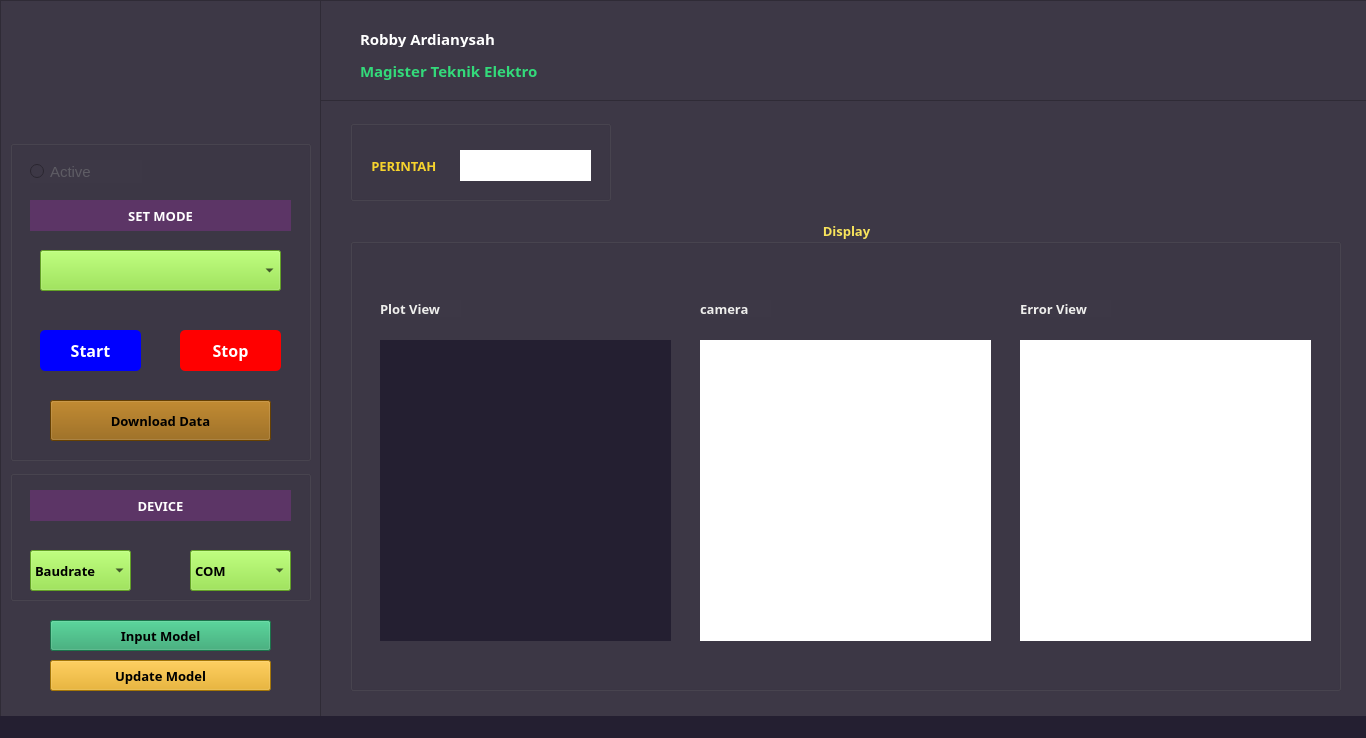
<?xml version="1.0" encoding="UTF-8"?>
<ui version="4.0">
 <class>MainWindow</class>
 <widget class="QMainWindow" name="MainWindow">
  <property name="geometry">
   <rect>
    <x>0</x>
    <y>0</y>
    <width>1366</width>
    <height>738</height>
   </rect>
  </property>
  <property name="minimumSize">
   <size>
    <width>0</width>
    <height>0</height>
   </size>
  </property>
  <property name="maximumSize">
   <size>
    <width>16777215</width>
    <height>16777215</height>
   </size>
  </property>
  <property name="windowTitle">
   <string>MainWindow</string>
  </property>
  <property name="styleSheet">
   <string notr="true">background-color: rgb(36, 31, 49);</string>
  </property>
  <widget class="QWidget" name="centralwidget">
   <widget class="QFrame" name="frame">
    <property name="geometry">
     <rect>
      <x>0</x>
      <y>0</y>
      <width>321</width>
      <height>751</height>
     </rect>
    </property>
    <property name="maximumSize">
     <size>
      <width>1366</width>
      <height>768</height>
     </size>
    </property>
    <property name="styleSheet">
     <string notr="true">background-color: rgb(61, 56, 70);</string>
    </property>
    <property name="frameShape">
     <enum>QFrame::StyledPanel</enum>
    </property>
    <property name="frameShadow">
     <enum>QFrame::Sunken</enum>
    </property>
    <widget class="QLabel" name="label">
     <property name="geometry">
      <rect>
       <x>140</x>
       <y>30</y>
       <width>101</width>
       <height>91</height>
      </rect>
     </property>
     <property name="text">
      <string/>
     </property>
     <property name="pixmap">
      <pixmap>logo/logo_blu.png</pixmap>
     </property>
     <property name="scaledContents">
      <bool>true</bool>
     </property>
    </widget>
    <widget class="QLabel" name="label_2">
     <property name="geometry">
      <rect>
       <x>20</x>
       <y>20</y>
       <width>111</width>
       <height>101</height>
      </rect>
     </property>
     <property name="text">
      <string/>
     </property>
     <property name="pixmap">
      <pixmap>logo/logo_unej.png</pixmap>
     </property>
     <property name="scaledContents">
      <bool>true</bool>
     </property>
    </widget>
    <widget class="QPushButton" name="pb_input_model">
     <property name="geometry">
      <rect>
       <x>50</x>
       <y>620</y>
       <width>221</width>
       <height>31</height>
      </rect>
     </property>
     <property name="font">
      <font>
       <family>Poppins</family>
       <pointsize>10</pointsize>
       <weight>75</weight>
       <bold>true</bold>
      </font>
     </property>
     <property name="styleSheet">
      <string notr="true">background-color: rgb(38, 162, 105);</string>
     </property>
     <property name="text">
      <string>Input Model</string>
     </property>
    </widget>
    <widget class="QGroupBox" name="groupBox">
     <property name="geometry">
      <rect>
       <x>10</x>
       <y>140</y>
       <width>301</width>
       <height>321</height>
      </rect>
     </property>
     <property name="font">
      <font>
       <kerning>false</kerning>
      </font>
     </property>
     <property name="title">
      <string/>
     </property>
     <widget class="QWidget" name="horizontalWidget" native="true">
      <property name="geometry">
       <rect>
        <x>20</x>
        <y>60</y>
        <width>261</width>
        <height>31</height>
       </rect>
      </property>
      <property name="font">
       <font>
        <family>Poppins</family>
        <pointsize>8</pointsize>
        <weight>75</weight>
        <bold>true</bold>
       </font>
      </property>
      <property name="styleSheet">
       <string notr="true">background-color: rgb(92, 53, 102);
color : white;</string>
      </property>
      <layout class="QHBoxLayout" name="horizontalLayout_3">
       <item>
        <widget class="QLabel" name="label_18">
         <property name="font">
          <font>
           <family>Poppins</family>
           <pointsize>10</pointsize>
           <weight>75</weight>
           <bold>true</bold>
          </font>
         </property>
         <property name="styleSheet">
          <string notr="true"/>
         </property>
         <property name="text">
          <string>SET MODE</string>
         </property>
         <property name="alignment">
          <set>Qt::AlignCenter</set>
         </property>
        </widget>
       </item>
      </layout>
     </widget>
     <widget class="QPushButton" name="pb_start_mode">
      <property name="geometry">
       <rect>
        <x>30</x>
        <y>190</y>
        <width>101</width>
        <height>41</height>
       </rect>
      </property>
      <property name="font">
       <font>
        <family>Poppins</family>
        <pointsize>-1</pointsize>
        <weight>75</weight>
        <bold>true</bold>
       </font>
      </property>
      <property name="styleSheet">
       <string notr="true">QPushButton:enabled {
    background-color: blue;
    color: white;
    font-size: 16px;
	border-radius: 5px;
	padding: 10px;
}

QPushButton:disabled {
    background-color: gray;
    color: rgb(94, 92, 100);
    font-size: 16px;
	border-radius: 5px;
	padding: 10px;
}</string>
      </property>
      <property name="text">
       <string>Start</string>
      </property>
     </widget>
     <widget class="QPushButton" name="pb_stop_mode">
      <property name="geometry">
       <rect>
        <x>170</x>
        <y>190</y>
        <width>101</width>
        <height>41</height>
       </rect>
      </property>
      <property name="font">
       <font>
        <family>Poppins</family>
        <pointsize>-1</pointsize>
        <weight>75</weight>
        <bold>true</bold>
       </font>
      </property>
      <property name="styleSheet">
       <string notr="true">QPushButton:enabled {
    background-color: red;
    color: white;
    font-size: 16px;
	border-radius: 5px;
	padding: 10px;
}

QPushButton:disabled {
    background-color: gray;
    color: rgb(94, 92, 100);
    font-size: 16px;
	border-radius: 5px;
	padding: 10px;
}</string>
      </property>
      <property name="text">
       <string>Stop</string>
      </property>
     </widget>
     <widget class="QRadioButton" name="radioButton_active">
      <property name="geometry">
       <rect>
        <x>20</x>
        <y>20</y>
        <width>112</width>
        <height>23</height>
       </rect>
      </property>
      <property name="font">
       <font>
        <pointsize>11</pointsize>
       </font>
      </property>
      <property name="styleSheet">
       <string notr="true">
QRadioButton{
   color: rgb(51, 218, 122);
}

QRadioButton:unchecked {
   color: rgb(94, 92, 100);
}

QRadioButton:checked {
   color: rgb(51, 218, 122);
}</string>
      </property>
      <property name="text">
       <string>Active</string>
      </property>
      <property name="checkable">
       <bool>true</bool>
      </property>
      <property name="checked">
       <bool>false</bool>
      </property>
     </widget>
     <widget class="QComboBox" name="choose_mode">
      <property name="geometry">
       <rect>
        <x>30</x>
        <y>110</y>
        <width>241</width>
        <height>41</height>
       </rect>
      </property>
      <property name="styleSheet">
       <string notr="true">background-color: rgb(138, 226, 52);</string>
      </property>
     </widget>
     <widget class="QPushButton" name="pb_input_model_2">
      <property name="geometry">
       <rect>
        <x>40</x>
        <y>260</y>
        <width>221</width>
        <height>41</height>
       </rect>
      </property>
      <property name="font">
       <font>
        <family>Poppins</family>
        <pointsize>10</pointsize>
        <weight>75</weight>
        <bold>true</bold>
       </font>
      </property>
      <property name="styleSheet">
       <string notr="true">background-color: rgb(143, 89, 2);</string>
      </property>
      <property name="text">
       <string>Download Data</string>
      </property>
     </widget>
    </widget>
    <widget class="QGroupBox" name="groupBox_4">
     <property name="geometry">
      <rect>
       <x>10</x>
       <y>470</y>
       <width>301</width>
       <height>131</height>
      </rect>
     </property>
     <property name="title">
      <string/>
     </property>
     <widget class="QComboBox" name="choose_baudrate">
      <property name="geometry">
       <rect>
        <x>20</x>
        <y>80</y>
        <width>101</width>
        <height>41</height>
       </rect>
      </property>
      <property name="font">
       <font>
        <family>Poppins</family>
        <pointsize>10</pointsize>
        <weight>75</weight>
        <bold>true</bold>
       </font>
      </property>
      <property name="styleSheet">
       <string notr="true">background-color: rgb(138, 226, 52);</string>
      </property>
      <item>
       <property name="text">
        <string>Baudrate</string>
       </property>
      </item>
      <item>
       <property name="text">
        <string>9600</string>
       </property>
      </item>
      <item>
       <property name="text">
        <string>115200</string>
       </property>
      </item>
     </widget>
     <widget class="QComboBox" name="choose_com">
      <property name="geometry">
       <rect>
        <x>180</x>
        <y>80</y>
        <width>101</width>
        <height>41</height>
       </rect>
      </property>
      <property name="font">
       <font>
        <family>Poppins</family>
        <pointsize>10</pointsize>
        <weight>75</weight>
        <bold>true</bold>
       </font>
      </property>
      <property name="styleSheet">
       <string notr="true">background-color: rgb(138, 226, 52);</string>
      </property>
      <item>
       <property name="text">
        <string>COM</string>
       </property>
      </item>
     </widget>
     <widget class="QWidget" name="horizontalWidget_2" native="true">
      <property name="geometry">
       <rect>
        <x>20</x>
        <y>20</y>
        <width>261</width>
        <height>31</height>
       </rect>
      </property>
      <property name="styleSheet">
       <string notr="true">background-color: rgb(92, 53, 102);
color : white;</string>
      </property>
      <layout class="QHBoxLayout" name="horizontalLayout_4">
       <item>
        <widget class="QLabel" name="label_19">
         <property name="font">
          <font>
           <family>Poppins</family>
           <pointsize>10</pointsize>
           <weight>75</weight>
           <bold>true</bold>
          </font>
         </property>
         <property name="styleSheet">
          <string notr="true"/>
         </property>
         <property name="text">
          <string>DEVICE</string>
         </property>
         <property name="alignment">
          <set>Qt::AlignCenter</set>
         </property>
        </widget>
       </item>
      </layout>
     </widget>
    </widget>
    <widget class="QPushButton" name="pb_input_model_3">
     <property name="geometry">
      <rect>
       <x>50</x>
       <y>660</y>
       <width>221</width>
       <height>31</height>
      </rect>
     </property>
     <property name="font">
      <font>
       <family>Poppins</family>
       <pointsize>10</pointsize>
       <weight>75</weight>
       <bold>true</bold>
      </font>
     </property>
     <property name="styleSheet">
      <string notr="true">background-color: rgb(229, 165, 10);</string>
     </property>
     <property name="text">
      <string>Update Model</string>
     </property>
    </widget>
   </widget>
   <widget class="QFrame" name="frame_2">
    <property name="geometry">
     <rect>
      <x>320</x>
      <y>100</y>
      <width>1061</width>
      <height>651</height>
     </rect>
    </property>
    <property name="styleSheet">
     <string notr="true">background-color: rgb(61, 56, 70);</string>
    </property>
    <property name="frameShape">
     <enum>QFrame::StyledPanel</enum>
    </property>
    <property name="frameShadow">
     <enum>QFrame::Raised</enum>
    </property>
    <widget class="QGroupBox" name="groupBox_3">
     <property name="geometry">
      <rect>
       <x>30</x>
       <y>120</y>
       <width>991</width>
       <height>471</height>
      </rect>
     </property>
     <property name="font">
      <font>
       <family>Poppins</family>
       <pointsize>10</pointsize>
       <weight>75</weight>
       <bold>true</bold>
      </font>
     </property>
     <property name="styleSheet">
      <string notr="true">color: rgb(248, 228, 92);
</string>
     </property>
     <property name="title">
      <string>Display</string>
     </property>
     <property name="alignment">
      <set>Qt::AlignCenter</set>
     </property>
     <widget class="QLabel" name="label_14">
      <property name="geometry">
       <rect>
        <x>30</x>
        <y>80</y>
        <width>81</width>
        <height>17</height>
       </rect>
      </property>
      <property name="font">
       <font>
        <family>Poppins</family>
        <pointsize>10</pointsize>
        <weight>75</weight>
        <bold>true</bold>
       </font>
      </property>
      <property name="styleSheet">
       <string notr="true">color: rgb(238, 238, 236);</string>
      </property>
      <property name="text">
       <string>Plot View</string>
      </property>
     </widget>
     <widget class="QLabel" name="label_15">
      <property name="geometry">
       <rect>
        <x>350</x>
        <y>80</y>
        <width>71</width>
        <height>17</height>
       </rect>
      </property>
      <property name="font">
       <font>
        <family>Poppins</family>
        <pointsize>10</pointsize>
        <weight>75</weight>
        <bold>true</bold>
       </font>
      </property>
      <property name="styleSheet">
       <string notr="true">color: rgb(238, 238, 236);</string>
      </property>
      <property name="text">
       <string>camera</string>
      </property>
     </widget>
     <widget class="QLabel" name="camera_view">
      <property name="geometry">
       <rect>
        <x>350</x>
        <y>120</y>
        <width>291</width>
        <height>301</height>
       </rect>
      </property>
      <property name="styleSheet">
       <string notr="true">background-color: rgb(255, 255, 255);</string>
      </property>
      <property name="text">
       <string/>
      </property>
     </widget>
     <widget class="QLabel" name="error_view">
      <property name="geometry">
       <rect>
        <x>670</x>
        <y>120</y>
        <width>291</width>
        <height>301</height>
       </rect>
      </property>
      <property name="styleSheet">
       <string notr="true">background-color: rgb(255, 255, 255);</string>
      </property>
      <property name="text">
       <string/>
      </property>
     </widget>
     <widget class="QLabel" name="label_16">
      <property name="geometry">
       <rect>
        <x>670</x>
        <y>80</y>
        <width>91</width>
        <height>17</height>
       </rect>
      </property>
      <property name="font">
       <font>
        <family>Poppins</family>
        <pointsize>10</pointsize>
        <weight>75</weight>
        <bold>true</bold>
       </font>
      </property>
      <property name="styleSheet">
       <string notr="true">color: rgb(238, 238, 236);</string>
      </property>
      <property name="text">
       <string>Error View</string>
      </property>
     </widget>
     <widget class="QLabel" name="plot_view">
      <property name="geometry">
       <rect>
        <x>30</x>
        <y>120</y>
        <width>291</width>
        <height>301</height>
       </rect>
      </property>
      <property name="styleSheet">
       <string notr="true">background-color: rgb(36, 31, 49);</string>
      </property>
      <property name="text">
       <string/>
      </property>
     </widget>
    </widget>
    <widget class="QGroupBox" name="groupBox_2">
     <property name="geometry">
      <rect>
       <x>30</x>
       <y>20</y>
       <width>261</width>
       <height>81</height>
      </rect>
     </property>
     <property name="styleSheet">
      <string notr="true">color: rgb(248, 228, 92);
</string>
     </property>
     <property name="title">
      <string/>
     </property>
     <property name="alignment">
      <set>Qt::AlignCenter</set>
     </property>
     <widget class="QLabel" name="lowSpeed">
      <property name="geometry">
       <rect>
        <x>10</x>
        <y>30</y>
        <width>91</width>
        <height>31</height>
       </rect>
      </property>
      <property name="font">
       <font>
        <family>Poppins</family>
        <pointsize>10</pointsize>
        <weight>75</weight>
        <italic>false</italic>
        <bold>true</bold>
       </font>
      </property>
      <property name="styleSheet">
       <string notr="true">background-color: transparent;
padding: 5px;
color :rgb(246, 211, 45);</string>
      </property>
      <property name="text">
       <string>PERINTAH </string>
      </property>
      <property name="alignment">
       <set>Qt::AlignCenter</set>
      </property>
     </widget>
     <widget class="QLabel" name="cmd_view">
      <property name="geometry">
       <rect>
        <x>110</x>
        <y>30</y>
        <width>131</width>
        <height>31</height>
       </rect>
      </property>
      <property name="styleSheet">
       <string notr="true">background-color: rgb(255, 255, 255);
color:blackl;</string>
      </property>
      <property name="text">
       <string/>
      </property>
      <property name="textFormat">
       <enum>Qt::PlainText</enum>
      </property>
      <property name="alignment">
       <set>Qt::AlignCenter</set>
      </property>
     </widget>
    </widget>
   </widget>
   <widget class="QFrame" name="frame_3">
    <property name="geometry">
     <rect>
      <x>320</x>
      <y>0</y>
      <width>1061</width>
      <height>101</height>
     </rect>
    </property>
    <property name="styleSheet">
     <string notr="true">background-color: rgb(61, 56, 70);</string>
    </property>
    <property name="frameShape">
     <enum>QFrame::StyledPanel</enum>
    </property>
    <property name="frameShadow">
     <enum>QFrame::Raised</enum>
    </property>
    <widget class="QLabel" name="label_7">
     <property name="geometry">
      <rect>
       <x>40</x>
       <y>30</y>
       <width>161</width>
       <height>17</height>
      </rect>
     </property>
     <property name="font">
      <font>
       <family>Poppins</family>
       <pointsize>11</pointsize>
       <weight>75</weight>
       <bold>true</bold>
       <underline>false</underline>
      </font>
     </property>
     <property name="styleSheet">
      <string notr="true">color: rgb(255, 255, 255);</string>
     </property>
     <property name="text">
      <string>Robby Ardianysah</string>
     </property>
    </widget>
    <widget class="QLabel" name="label_8">
     <property name="geometry">
      <rect>
       <x>40</x>
       <y>60</y>
       <width>211</width>
       <height>21</height>
      </rect>
     </property>
     <property name="font">
      <font>
       <family>Poppins</family>
       <pointsize>11</pointsize>
       <weight>75</weight>
       <bold>true</bold>
      </font>
     </property>
     <property name="styleSheet">
      <string notr="true">color: rgb(51, 218, 122);</string>
     </property>
     <property name="text">
      <string>Magister Teknik Elektro</string>
     </property>
    </widget>
   </widget>
  </widget>
  <widget class="QStatusBar" name="statusbar"/>
 </widget>
 <resources/>
 <connections/>
</ui>
